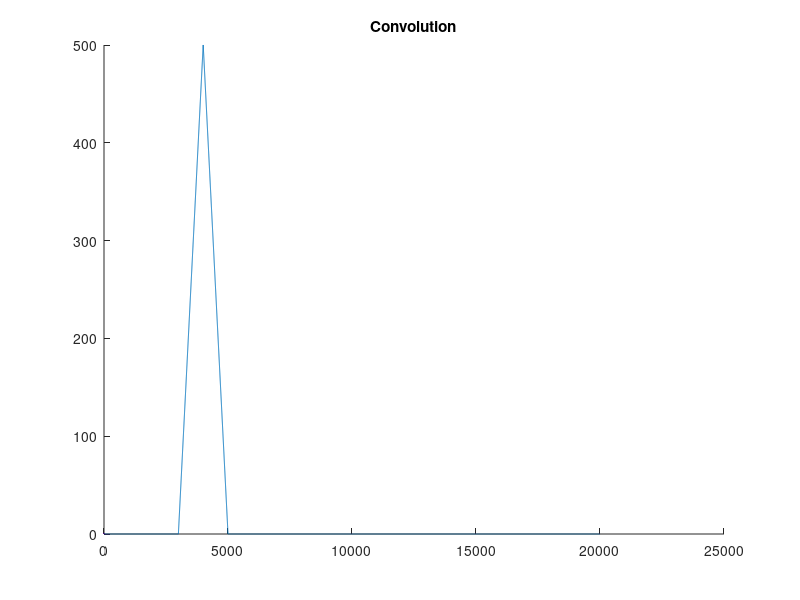

Write the MATLAB code that produced this figure.
ts=1e-9;
T=1e-5;
tau=1e-6;
t=0:ts:T;
R=450;
c=3e8;
idx=round(tau/ts);
td=2*R/c;


upSignal=zeros(size(t));
upSignal(1:round(tau/ts))=1;
hold on;
plot(t,upSignal,'r');


backSignal=zeros(size(t));
backSignal(round(td/ts):round(td/ts)+idx)=0.5;
hold on ;
plot(t,backSignal,'b');


z = conv(upSignal,backSignal);
hold on;
plot(z);
title('Convolution');
[val2,pos2]=max(z);
td2 = round((pos2-1000))*ts;
R2 = round(c*td2/2);
fprintf("Distance between sent and recive signal :%d",R2);